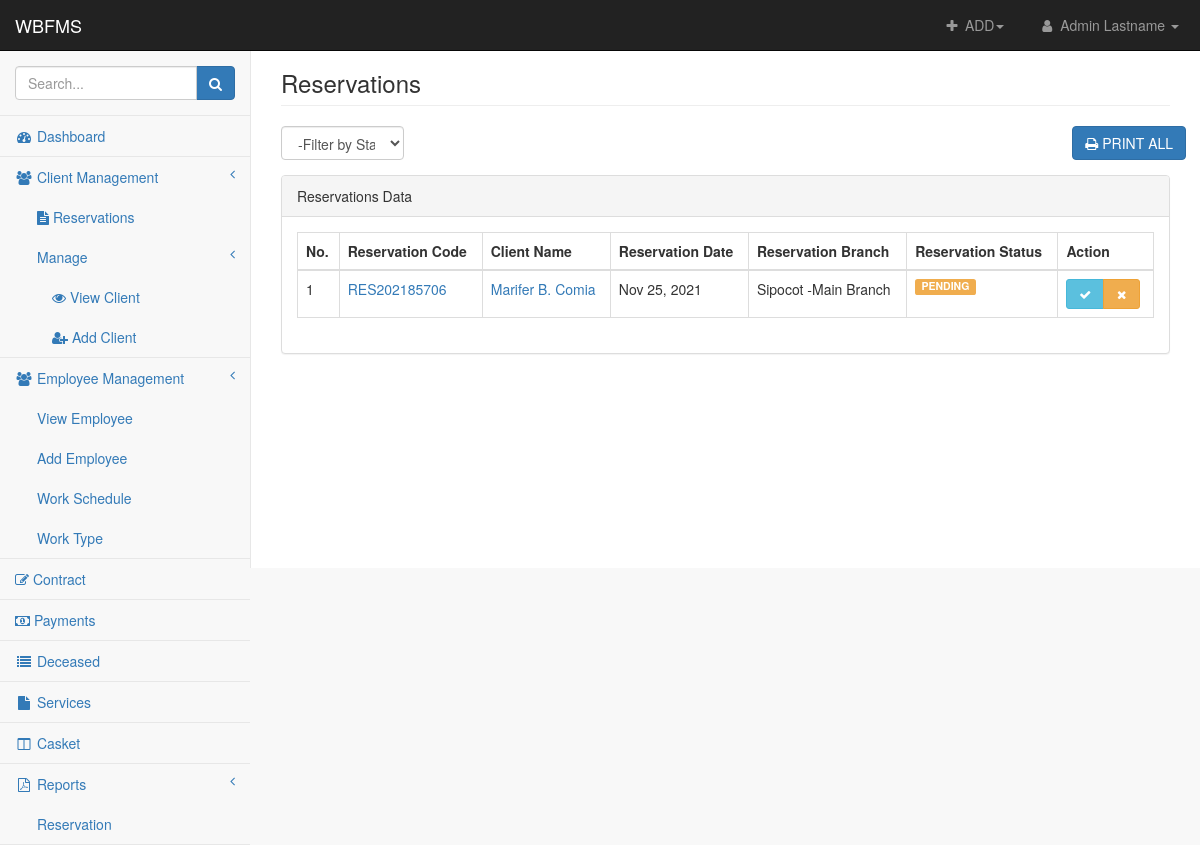
The app's page /admin/reservations.php (signed in), older data.
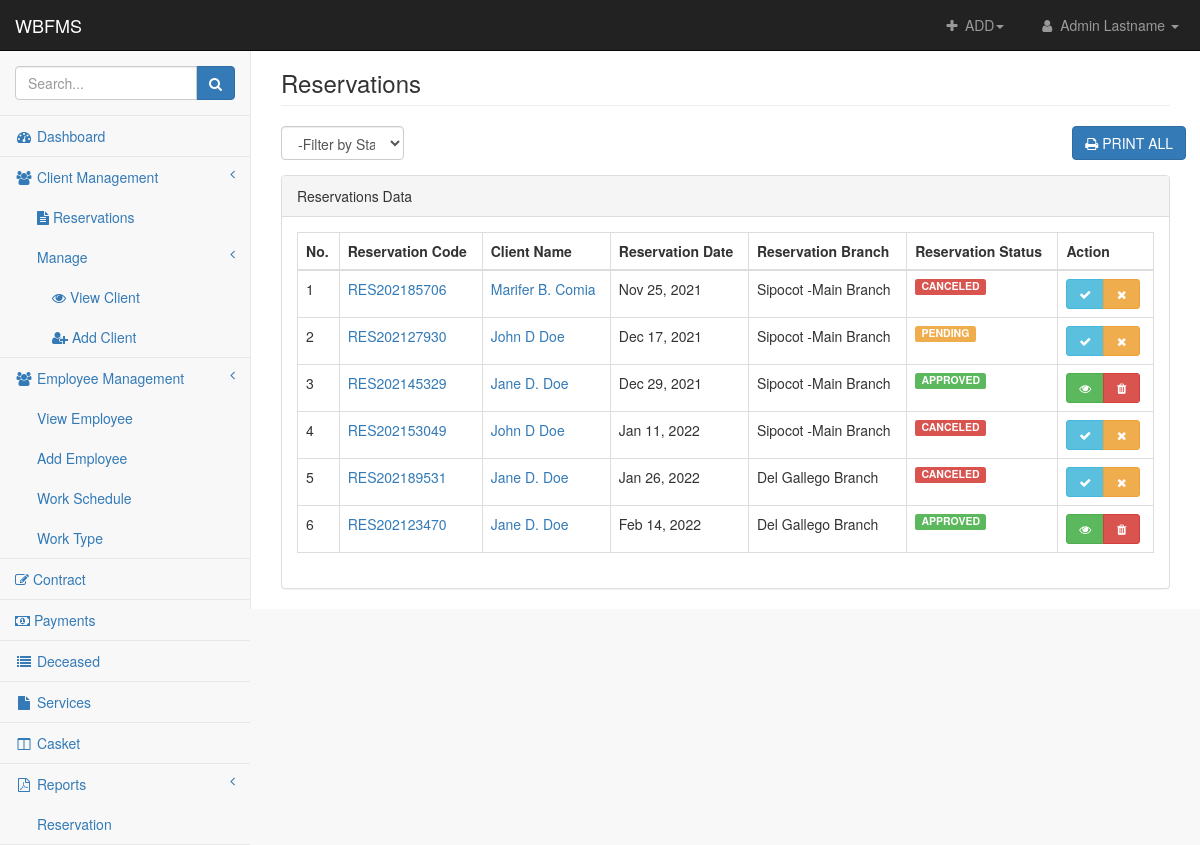
The same page, newer data.
### tables this page shows
CREATE TABLE `reservation` (
  `reservation_id` int(11) NOT NULL,
  `reservation_code` text NOT NULL,
  `reservation_date` date NOT NULL,
  `relation_to_deceased` varchar(255) NOT NULL,
  `reservation_status` text NOT NULL,
  `branch_id` int(11) NOT NULL,
  `client_id` int(11) NOT NULL,
  `casket_id` int(11) NOT NULL,
  `chapel_id` int(11) NOT NULL
);

CREATE TABLE `client` (
  `client_id` int(11) NOT NULL,
  `client_firstname` text NOT NULL,
  `client_middlename` text NOT NULL,
  `client_lastname` text NOT NULL,
  `client_email` text NOT NULL,
  `client_phone` text NOT NULL,
  `client_username` text NOT NULL,
  `client_password` text NOT NULL,
  `client_application_date` datetime NOT NULL
);

CREATE TABLE `branches` (
  `branch_id` int(11) NOT NULL,
  `branch_name` text NOT NULL,
  `branch_address` text NOT NULL
);

### admin/includes/session.php (called while the page is built, shortened)
<?php
	include 'db-connection.php';
	$sql = "SELECT * FROM admin LEFT JOIN branches ON admin.branch_id = branches.branch_id WHERE admin.admin_id = '".$_SESSION['admin']."' AND branches.branch_id = '".$_SESSION['branch']."'";
	$query = $conn->query($sql);
	$user = $query->fetch_assoc();
?>

### admin/reservations.php (the view, shortened to what this page needs)
<?php include 'includes/header.php' ?>
<body>
<div id="wrapper">
    <?php include 'includes/nav.php' ?>
    <div class="navbar-default sidebar" role="navigation">
        <div class="sidebar-nav navbar-collapse">
            <ul class="nav" id="side-menu">
                <li class="sidebar-search">
                    <div class="input-group custom-search-form">
                        <input type="text" class="form-control" placeholder="Search...">
                        <span class="input-group-btn">
                            <button class="btn btn-primary" type="button">
                                <i class="fa fa-search"></i>
                            </button>
                        </span>
                    </div>
                </li>
                <li>
                    <a href="homepage.php" class=""><i class="fa fa-dashboard fa-fw"></i> Dashboard</a>
                </li>
                <li>
                    <a href="#"><i class="fa fa-users fa-fw"></i> Client Management<span class="fa arrow"></span></a>
                    <ul class="nav nav-second-level">
                        <li>
                            <a href="reservations.php"><i class="fa fa-file-text"></i> Reservations</a>
                        </li>
                        <li>
                            <a href="#">Manage<span class="fa arrow"></span></a>
                            <ul class="nav nav-third-level">
                                <li>
                                    <a href="view-client.php"><i class="fa fa-eye"></i> View Client</a>
                                </li>
                                <li>
                                    <a href="add-client.php"><i class="fa fa-user-plus"></i> Add Client</a>
                                </li>
                            </ul>
                        </li>
                    </ul>
                </li>
                <li>
                    <a href="#"><i class="fa fa-users fa-fw"></i> Employee Management<span class="fa arrow"></span></a>
                    <ul class="nav nav-second-level">
                    <li>
                            <a href="view-employee.php">View Employee</a>
                        </li>
                        <li>
                            <a href="add-employee.php">Add Employee</a>
                        </li>
                        <li>
                            <a href="work-schedule.php">Work Schedule</a>
                        </li>
                        <li>
                            <a href="work-type.php" class="">Work Type</a>
                        </li>
                    </ul>
                </li>
                <li>
                    <a href="contract.php"><i class="fa fa-edit"></i> Contract</a>
                </li>
                <li>
                    <a href="payments.php"><i class="fa fa-money"></i> Payments</a>
                </li>
                <li>
                    <a href="deceased.php" class=""><i class="fa fa-list fa-fw"></i> Deceased</a>
                </li>
                <li>
                    <a href="services.php" class=""><i class="fa fa-file fa-fw"></i> Services</a>
                </li>
                <li>
                    <a href="casket.php" class=""><i class="fa fa-columns fa-fw"></i> Casket</a>
                </li>
                <li>
                    <a href="#"><i class="fa fa-file-pdf-o fa-fw"></i> Reports<span class="fa arrow"></span></a>
                    <ul class="nav nav-second-level">
                        <li>
                            <a href="reservation-report.php">Reservation</a>
                        </li>
                    </ul>
                </li>
            </ul>
        </div>
    </div>
    <div id="page-wrapper">
        <div class="container-fluid">
            <div class="row">
                <div class="col-lg-12">
                    <h3 class="page-header">Reservations</h3>
                </div>
            </div>
            <div class="row">
                <div class="col-md-2">
                    <div class="form-group">
                        <select name="status" id="status" class="form-control">
                             <option value="" disabled selected>-Filter by Status-</option>
                        </select>
                    </div>
                </div>
                <div class="col-md-10 text-right">
                    <div class="row">
                        <div class="col-md-10"></div>
                        <div class="col-md-2">
                            <div class="input-group">
                                <a href="print-res.php" class="btn btn-primary" target="_blank" data-toggle="tooltip" data-placement="top" title="Print all data."><i class="fa fa-print"></i> PRINT ALL</a>
                            </div>
                        </div>
                    </div>
                </div>
            </div>
            <div class="row">
                <div class="col-lg-12">
                    <div class="panel panel-default">
                        <div class="panel-heading">
                            Reservations Data
                        </div>
                        <div class="panel-body">
                            <div class="table-responsive">
                                <table class="table table-bordered table-hover" id="dataTables-example">
                                    <thead>
                                        <th>No.</th>
                                        <th>Reservation Code</th>
                                        <th>Client Name</th>
                                        <th>Reservation Date</th>
                                        <th>Reservation Branch</th>
                                        <th>Reservation Status</th>
                                        <th>Action</th>
                                    </thead>
                                    <tbody>
                                        <?php
                                            $fetch_res = "SELECT * FROM reservation
                                            LEFT JOIN client ON client.client_id = reservation.client_id
                                            LEFT JOIN branches ON branches.branch_id = reservation.branch_id
                                            ORDER BY reservation.reservation_date, reservation.reservation_status = 'PENDING' ";
                                            $query_res = $conn->query($fetch_res);
                                            $no = 1;
                                            while($row_res = $query_res->fetch_assoc())
                                            {
                                                if($row_res['reservation_status'] === 'APPROVED'){
                                                    $status = '<span class="label label-success pull-left">APPROVED</span>';
                                                } elseif( $row_res['reservation_status'] === 'CANCELED'){
                                                    $status = '<span class="label label-danger pull-left">CANCELED</span>';
                                                } else{
                                                    $status = '<span class="label label-warning pull-left">PENDING</span>';
                                                }
                                                ?>
                                                <tr>
                                                    <td><?php echo $no;?></td>
                                                    <td><a href="view-reservation.php?reservation=<?php echo $row_res['reservation_code'];?> "><?php echo $row_res['reservation_code'] ?> </a></td>
                                                    <td><a class="text-capitalize" href="view-client.php?client=<?php echo $row_res['client_id'];?>"><?php echo $row_res['client_firstname']. ' ' . $row_res['client_middlename']. ' ' . $row_res['client_lastname'];?></td>
                                                    <td><?php echo date('M d, Y', strtotime($row_res['reservation_date']));?></td>
                                                    <td><?php echo $row_res['branch_name'];?></td>
                                                    <td><?php echo $status;?></td>
                                                    <td>
														<div class="btn-group btn-group-sm">
                                                            <?php
                                                                if($row_res['reservation_status'] == 'APPROVED')
                                                                {
                                                                    echo '<a href="view-reservation.php?reservation='.$row_res['reservation_code'].'" class="btn btn-sm  btn-success" data-toggle="tooltip" data-placement="top" title="VIEW DETAILS"><i class="fa fa-eye fa-fw"></i></a>
                                                                    <a href="delete-reservation.php" class="btn btn-sm btn-danger"><i class="fa fa-trash fa-fw"></i></a>';
                                                                }
                                                                else
                                                                {
                                                                    echo '<a href="approve-reservation.php?resno='. $row_res['reservation_code']. '" class="btn btn-sm  btn-info" data-toggle="tooltip" data-placement="top" title="APPROVE RESERVATION"><i class="fa fa-check fa-fw"></i></a>
                                                                    <a href="cancel-reservation.php" class="btn btn-sm btn-warning" data-toggle="tooltip" data-placement="top" title="CANCEL RESERVATION"><i class="fa fa-times fa-fw"></i></a>';
                                                                }
                                                            ?>
														</div>
													</td>
                                                </tr>
                                        <?php $no++; } ?>
                                    </tbody>
                                </table>
                            </div>
                        </div>
                    </div>
                </div>
            </div>
        </div>
    </div>
</div>
</body>
</html>

### admin/includes/header.php (shortened to what this page needs)
<!DOCTYPE html>
<html lang="en">
<head>
    <link href="css/bootstrap.min.css" rel="stylesheet">
    <link href="css/metisMenu.min.css" rel="stylesheet">
    <link href="css/timeline.css" rel="stylesheet">
    <link href="css/startmin.css" rel="stylesheet">
    <link href="css/morris.css" rel="stylesheet">
    <link href="css/font-awesome.min.css" rel="stylesheet" type="text/css">
    <link href="css/dataTables/dataTables.bootstrap.css" rel="stylesheet">
    <link href="css/dataTables/dataTables.responsive.css" rel="stylesheet">
    <link href='../plugins/fullcalendar-5.10.1/lib/main.min.css' rel='stylesheet' />
</head>

### admin/includes/nav.php (shortened to what this page needs)
<?php include 'includes/session.php'?>
    <nav class="navbar navbar-inverse navbar-fixed-top" role="navigation">
        <div class="navbar-header">
            <a class="navbar-brand" href="homepage.php">WBFMS</a>
        </div>
        <ul class="nav navbar-right navbar-top-links">
            <li class="dropdown navbar-inverse">
                <a class="dropdown-toggle" data-toggle="dropdown" href="#">
                    <i class="fa fa-plus fa-fw"></i> ADD<b class="caret"></b>
                </a>
            </li>
            <li class="dropdown">
                <a class="dropdown-toggle" data-toggle="dropdown" href="#">
                    <i class="fa fa-user fa-fw"></i> <?php echo $user['admin_firstname'] . ' ' . $user['admin_lastname']; ?> <b class="caret"></b>
                </a>
            </li>
        </ul>
    </nav>

### admin/css/startmin.css (style rules this page uses)
body { background-color: #f8f8f8; }
#wrapper { width: 100%; }
#page-wrapper { padding-top: 30px; min-height: 568px; background-color: #fff; }
@media (min-width:768px) { #page-wrapper { position: inherit; margin-left: 250px; padding: 30px 15px 0 15px; border-left: 1px solid #e7e7e7; } }
.navbar-header { float: left; }
.navbar-right { text-align: right; }
.navbar-top-links { margin: 0; }
.navbar-top-links li { display: inline-block; }
.navbar-top-links li:last-child { margin-right: 6px; }
.navbar-top-links li a { padding: 15px; min-height: 50px; }
.navbar-top-links>li>a { color: #999; }
.sidebar .sidebar-nav.navbar-collapse { padding-right: 0; padding-left: 0; }
.sidebar .sidebar-search { padding: 15px; }
.sidebar ul li { border-bottom: 1px solid #e7e7e7; }
.sidebar .arrow { float: right; }
.sidebar .fa.arrow:before { content: "\f104"; }
.sidebar .nav-second-level li, .sidebar .nav-third-level li { border-bottom: 0!important; }
.sidebar .nav-second-level li a { padding-left: 37px; }
.sidebar .nav-third-level li a { padding-left: 52px; }
@media (min-width:768px) { .sidebar { z-index: 1; position: absolute; width: 250px; margin-top: 51px; } }

Row changes from the older to the newer data that the page shows:
changed reservation "RES202185706": reservation_status "PENDING" → "CANCELED"
added reservation: reservation_code "RES202127930", client.client_firstname "John", client.client_middlename "D", client.client_lastname "Doe", reservation_date "Dec 17, 2021", branch.branch_name "Sipocot -Main Branch", reservation_status "PENDING"
added reservation: reservation_code "RES202145329", client.client_firstname "Jane", client.client_middlename "D.", client.client_lastname "Doe", reservation_date "Dec 29, 2021", branch.branch_name "Sipocot -Main Branch", reservation_status "APPROVED"
added reservation: reservation_code "RES202153049", client.client_firstname "John", client.client_middlename "D", client.client_lastname "Doe", reservation_date "Jan 11, 2022", branch.branch_name "Sipocot -Main Branch", reservation_status "CANCELED"
added reservation: reservation_code "RES202189531", client.client_firstname "Jane", client.client_middlename "D.", client.client_lastname "Doe", reservation_date "Jan 26, 2022", branch.branch_name "Del Gallego Branch", reservation_status "CANCELED"
added reservation: reservation_code "RES202123470", client.client_firstname "Jane", client.client_middlename "D.", client.client_lastname "Doe", reservation_date "Feb 14, 2022", branch.branch_name "Del Gallego Branch", reservation_status "APPROVED"
